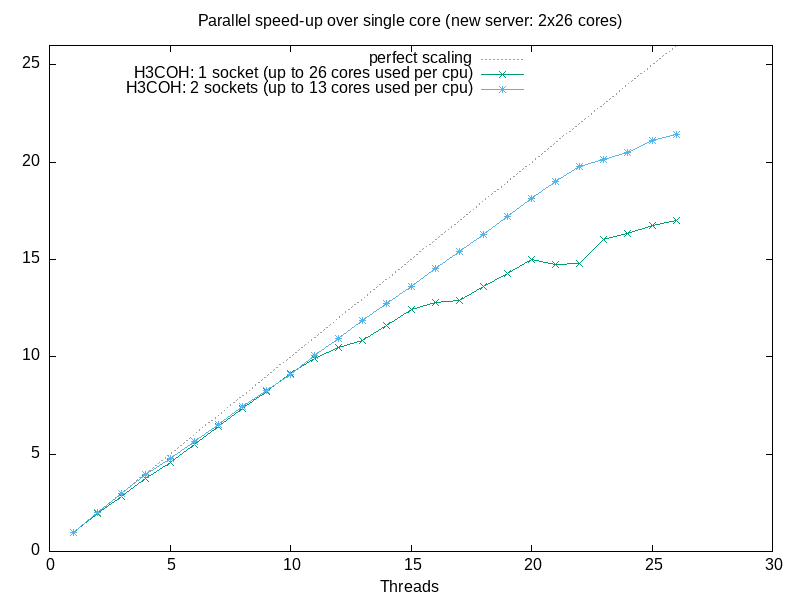

Generate this figure with gnuplot:
# to update scaling.png: update */scaling_xeon.txt and run `gnuplot scaling_xeon.plt`
set terminal png size 800, 600
set output "scaling_new.png"
set title "Parallel speed-up over single core (new server: 2x26 cores)"
set yrange [0:26]
set xlabel "Threads"
set k t l
p x w l ls 0 t "perfect scaling", \
'h3coh/scaling_xeon_1socket.txt' u 1:(21211/$2) w lp t "H3COH: 1 socket (up to 26 cores used per cpu)", \
'h3coh/scaling_xeon_2sockets.txt' u 1:(21211/$2) w lp t "H3COH: 2 sockets (up to 13 cores used per cpu)"
